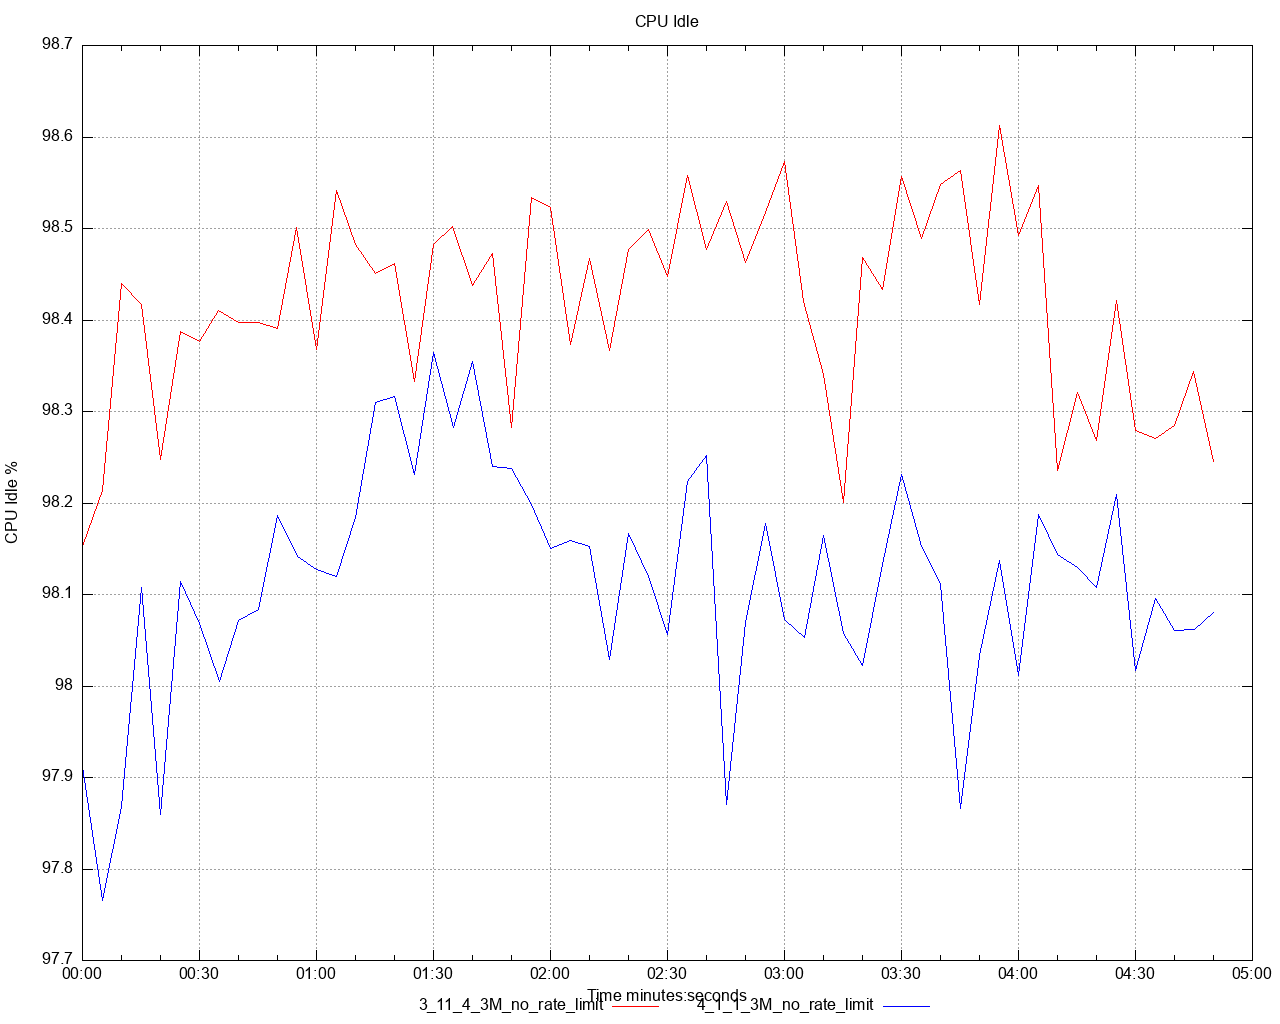

This figure's gnuplot source:
set title 'CPU Idle' noenhanced
set style data lines
set datafile separator ","
set terminal png size 1280,1024
set grid
set key below
set xdata time
set timefmt "%s"
offset = 0
t0(x)=(offset=($0==0) ? x : offset, x - offset)
set xlabel 'Time minutes:seconds'
set ylabel 'CPU Idle %'
set output '/Users/ahmet.mircik/simulator/tests/report_3M_no_rate_limit/dstat/cpu_idle_A3.png'
plot \
   '/Users/ahmet.mircik/simulator/tests/report_3M_no_rate_limit/data/cpu_idle_A3_1.data' using (t0(timecolumn(1))):2 title "3_11_4_3M_no_rate_limit" noenhanced lt rgb "red", \
   '/Users/ahmet.mircik/simulator/tests/report_3M_no_rate_limit/data/cpu_idle_A3_2.data' using (t0(timecolumn(1))):2 title "4_1_1_3M_no_rate_limit" noenhanced lt rgb "blue", \
